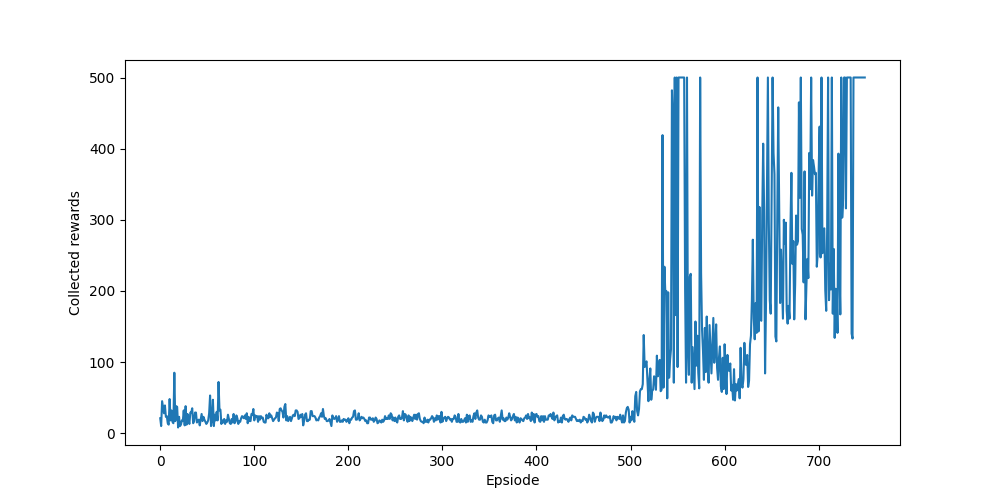

Write the Python code that produced this figure.
# Update package resources to account for version changes.
import importlib, pkg_resources
importlib.reload(pkg_resources)

import tensorflow as tf
import tensorflow_quantum as tfq


import gym, cirq, sympy
import numpy as np
from functools import reduce
from collections import deque, defaultdict
import matplotlib.pyplot as plt
from cirq.contrib.svg import SVGCircuit
tf.get_logger().setLevel('ERROR')

# full_average_list = []
# nmbr_avgs = 10
# for n in range(nmbr_avgs):

#     episode_reward_history_mv_avg = []


# Generating the ring-topology ansatz to encode the data
def one_qubit_rotation(qubit, symbols):
    """
    Returns Cirq gates that apply a rotation of the bloch sphere about the X,
    Y and Z axis, specified by the values in `symbols`.
    """
    return [cirq.rx(symbols[0])(qubit),
            cirq.ry(symbols[1])(qubit),
            cirq.rz(symbols[2])(qubit)]


def entangling_layer(qubits):
    """
    Returns a layer of CZ entangling gates on `qubits` (arranged in a circular topology).
    """
    cz_ops = [cirq.CZ(q0, q1) for q0, q1 in zip(qubits, qubits[1:])]
    cz_ops += ([cirq.CZ(qubits[0], qubits[-1])] if len(qubits) != 2 else [])
    return cz_ops


def generate_circuit(qubits, n_layers):
    """Prepares a data re-uploading circuit on `qubits` with `n_layers` layers."""
    # Number of qubits
    n_qubits = len(qubits)
    
    # Sympy symbols for variational angles
    params = sympy.symbols(f'theta(0:{3*(n_layers+1)*n_qubits})')
    params = np.asarray(params).reshape((n_layers + 1, n_qubits, 3))
    
    # Sympy symbols for encoding angles
    inputs = sympy.symbols(f'x(0:{n_layers})'+f'_(0:{n_qubits})')
    inputs = np.asarray(inputs).reshape((n_layers, n_qubits))
    
    # Define circuit
    circuit = cirq.Circuit()
    for l in range(n_layers):
        # Variational layer
        circuit += cirq.Circuit(one_qubit_rotation(q, params[l, i]) for i, q in enumerate(qubits))
        circuit += entangling_layer(qubits)
        # Encoding layer
        circuit += cirq.Circuit(cirq.rx(inputs[l, i])(q) for i, q in enumerate(qubits))

    # Last varitional layer
    circuit += cirq.Circuit(one_qubit_rotation(q, params[n_layers, i]) for i,q in enumerate(qubits))
    
    return circuit, list(params.flat), list(inputs.flat)


class ReUploadingPQC(tf.keras.layers.Layer):
    """
    Performs the transformation (s_1, ..., s_d) -> (theta_1, ..., theta_N, lmbd[1][1]s_1, ..., lmbd[1][M]s_1,
        ......., lmbd[d][1]s_d, ..., lmbd[d][M]s_d) for d=input_dim, N=theta_dim and M=n_layers.
    An activation function from tf.keras.activations, specified by `activation` ('linear' by default) is
        then applied to all lmbd[i][j]s_i.
    All angles are finally permuted to follow the alphabetical order of their symbol names, as processed
        by the ControlledPQC.
    """

    def __init__(self, qubits, n_layers, observables, activation="linear", name="re-uploading_PQC"):
        super(ReUploadingPQC, self).__init__(name=name)
        self.n_layers = n_layers
        self.n_qubits = len(qubits)

        circuit, theta_symbols, input_symbols = generate_circuit(qubits, n_layers)

        theta_init = tf.random_uniform_initializer(minval=0.0, maxval=np.pi)
        self.theta = tf.Variable(
            initial_value=theta_init(shape=(1, len(theta_symbols)), dtype="float32"),
            trainable=True, name="thetas"
        )
        
        lmbd_init = tf.ones(shape=(self.n_qubits * self.n_layers,))
        self.lmbd = tf.Variable(
            initial_value=lmbd_init, dtype="float32", trainable=True, name="lambdas"
        )
        
        # Define explicit symbol order.
        symbols = [str(symb) for symb in theta_symbols + input_symbols]
        self.indices = tf.constant([symbols.index(a) for a in sorted(symbols)])
        
        self.activation = activation
        self.empty_circuit = tfq.convert_to_tensor([cirq.Circuit()])
        self.computation_layer = tfq.layers.ControlledPQC(circuit, observables)        

    def call(self, inputs):
        # inputs[0] = encoding data for the state.
        batch_dim = tf.gather(tf.shape(inputs[0]), 0)
        tiled_up_circuits = tf.repeat(self.empty_circuit, repeats=batch_dim)
        tiled_up_thetas = tf.tile(self.theta, multiples=[batch_dim, 1])
        tiled_up_inputs = tf.tile(inputs[0], multiples=[1, self.n_layers])
        scaled_inputs = tf.einsum("i,ji->ji", self.lmbd, tiled_up_inputs)
        squashed_inputs = tf.keras.layers.Activation(self.activation)(scaled_inputs)

        joined_vars = tf.concat([tiled_up_thetas, squashed_inputs], axis=1)
        joined_vars = tf.gather(joined_vars, self.indices, axis=1)
        
        return self.computation_layer([tiled_up_circuits, joined_vars])


# ---- Solving the RL problem with a DQN ----

# Defining and rescaling the observables in the paper
class Rescaling(tf.keras.layers.Layer):
    def __init__(self, input_dim):
        super(Rescaling, self).__init__()
        self.input_dim = input_dim
        self.w = tf.Variable(
            initial_value=tf.ones(shape=(1,input_dim)), dtype="float32",
            trainable=True, name="obs-weights")

    def call(self, inputs):
        return tf.math.multiply((inputs+1)/2, tf.repeat(self.w,repeats=tf.shape(inputs)[0],axis=0))


# Defining the Cart Pole problem

n_qubits = 4 # Dimension of the state vectors in CartPole
n_layers = 5 # Number of layers in the PQC
n_actions = 2 # Number of actions in CartPole

qubits = cirq.GridQubit.rect(1, n_qubits)
ops = [cirq.Z(q) for q in qubits]
observables = [ops[0]*ops[1], ops[2]*ops[3]] # Z_0*Z_1 for action 0 and Z_2*Z_3 for action 1


def generate_model_Qlearning(qubits, n_layers, n_actions, observables, target):
    """Generates a Keras model for a data re-uploading PQC Q-function approximator."""

    input_tensor = tf.keras.Input(shape=(len(qubits), ), dtype=tf.dtypes.float32, name='input')
    re_uploading_pqc = ReUploadingPQC(qubits, n_layers, observables, activation='tanh')([input_tensor])
    process = tf.keras.Sequential([Rescaling(len(observables))], name=target*"Target"+"Q-values")
    Q_values = process(re_uploading_pqc)
    model = tf.keras.Model(inputs=[input_tensor], outputs=Q_values)

    return model


def interact_env(state, model, epsilon, n_actions, env):
    # Preprocess state
    state_array = np.array(state) 
    state = tf.convert_to_tensor([state_array])

    # Sample action
    coin = np.random.random()
    if coin > epsilon:
        q_vals = model([state])
        action = int(tf.argmax(q_vals[0]).numpy())
    else:
        action = np.random.choice(n_actions)

    # Apply sampled action in the environment, receive reward and next state
    next_state, reward, done, _ = env.step(action)
    
    interaction = {'state': state_array, 'action': action, 'next_state': next_state.copy(),
                'reward': reward, 'done':float(done)}
    
    return interaction


# Updating the Q-function with a batch of interactions
@tf.function
def Q_learning_update(states, actions, rewards, next_states, done, model, gamma, n_actions):
    states = tf.convert_to_tensor(states)
    actions = tf.convert_to_tensor(actions)
    rewards = tf.convert_to_tensor(rewards)
    next_states = tf.convert_to_tensor(next_states)
    done = tf.convert_to_tensor(done)

    # Compute their target q_values and the masks on sampled actions
    future_rewards = model_target([next_states])
    target_q_values = rewards + (gamma * tf.reduce_max(future_rewards, axis=1)
                                                * (1.0 - done))
    masks = tf.one_hot(actions, n_actions)

    # Train the model on the states and target Q-values
    with tf.GradientTape() as tape:
        tape.watch(model.trainable_variables)
        q_values = model([states])
        q_values_masked = tf.reduce_sum(tf.multiply(q_values, masks), axis=1)
        loss = tf.keras.losses.Huber()(target_q_values, q_values_masked)

    # Backpropagation
    grads = tape.gradient(loss, model.trainable_variables)
    for optimizer, w in zip([optimizer_in, optimizer_var, optimizer_out], [w_in, w_var, w_out]):
        optimizer.apply_gradients([(grads[w], model.trainable_variables[w])])


def tolerant_mean(arrs):
    lens = [len(i) for i in arrs]
    arr = np.ma.empty((np.max(lens), len(arrs)))
    arr.mask = True
    for idx, l in enumerate(arrs):
        arr[:len(l),idx] = l
    return arr.mean(axis = -1), arr.std(axis=-1)


model = generate_model_Qlearning(qubits, n_layers, n_actions, observables, False)
model_target = generate_model_Qlearning(qubits, n_layers, n_actions, observables, True)

model_target.set_weights(model.get_weights())

# Hyperparameters definition
gamma = 0.99
n_episodes = 2000

# Define replay memory
max_memory_length = 10000
replay_memory = deque(maxlen=max_memory_length)

epsilon = 1.0  # Epsilon greedy parameter
epsilon_min = 0.01  # Minimum epsilon greedy parameter
decay_epsilon = 0.99 # Decay rate of epsilon greedy parameter
batch_size = 16
steps_per_update = 10 # Train the model every x steps
steps_per_target_update = 30 # Update the target model every x steps


# Preparing the optimizers
optimizer_in = tf.keras.optimizers.Adam(learning_rate=0.001, amsgrad=True)
optimizer_var = tf.keras.optimizers.Adam(learning_rate=0.001, amsgrad=True)
optimizer_out = tf.keras.optimizers.Adam(learning_rate=0.1, amsgrad=True)

# Assign the model parameters to each optimizer
w_in, w_var, w_out = 1, 0, 2

print("\n\nBefore training loop!\n\n")

# Main training loop
env = gym.make("CartPole-v1")
    
episode_reward_history = []
step_count = 0

for episode in range(n_episodes):

    episode_reward = 0
    state = env.reset()
    
    while True:
        # Interact with env
        interaction = interact_env(state, model, epsilon, n_actions, env)
        
        # Store interaction in the replay memory
        replay_memory.append(interaction)
        
        state = interaction['next_state']
        episode_reward += interaction['reward']
        step_count += 1
        
        # Update model
        if step_count % steps_per_update == 0:
            # Sample a batch of interactions and update Q_function
            training_batch = np.random.choice(replay_memory, size=batch_size)
            Q_learning_update(np.asarray([x['state'] for x in training_batch]),
                            np.asarray([x['action'] for x in training_batch]),
                            np.asarray([x['reward'] for x in training_batch], dtype=np.float32),
                            np.asarray([x['next_state'] for x in training_batch]),
                            np.asarray([x['done'] for x in training_batch], dtype=np.float32),
                            model, gamma, n_actions)
        
        # Update target model
        if step_count % steps_per_target_update == 0:
            model_target.set_weights(model.get_weights())
        
        # Check if the episode is finished
        if interaction['done']:
            break

    # Decay epsilon
    epsilon = max(epsilon * decay_epsilon, epsilon_min)
    episode_reward_history.append(episode_reward)

    if (episode+1)%10 == 0:
        avg_rewards = np.mean(episode_reward_history[-10:])
        # episode_reward_history_mv_avg.append(np.mean(episode_reward_history[-10:]))
        print("Episode {}/{}, average last 10 rewards {}".format(
            episode+1, n_episodes, avg_rewards))
        if avg_rewards >= 30.0: # 500.0
            break
    
# full_average_list.append(episode_reward_history_mv_avg)

# np.savetxt("reward_history_mv_avg_" + str(n) + ".txt", episode_reward_history_mv_avg)

# print("\n\nFull average list: {}\n\n".format(full_average_list))

def cast_to_probability(arr):
    max_val = np.max(arr)
    min_val = np.min(arr)

    new_arr = []
    for i in range(len(arr)):
        new_element = (arr[i] - min_val) / (max_val - min_val)
        new_arr.append(new_element)

    return np.array(new_arr)


from PIL import Image
import os
os.environ["SDL_VIDEODRIVER"] = "dummy"

state_bounds = np.array([2.4, 2.5, 0.21, 2.5])

env = gym.make('CartPole-v1')
state = env.reset()
frames = []
for t in range(500):
    im = Image.fromarray(env.render(mode='rgb_array'))
    frames.append(im)
    policy = model([tf.convert_to_tensor([state/state_bounds])])
    action = np.random.choice(n_actions, p=policy.numpy()[0])
    state, _, done, _ = env.step(action)
    if done:
        break
env.close()
frames[1].save('./images/gym_CartPole.gif',
               save_all=True, append_images=frames[2:], optimize=False, duration=40, loop=0)



# y, error = tolerant_mean(full_average_list)
# x = np.arange(len(y))

# print("\n\Y, Err: {} \n\n {}\n\n".format(y, error))

# # Saving the resulting plots
# plt.figure(figsize=(10,5))
# plt.fill_between(x, y - error, y + error, alpha=0.2, label='error band')
# plt.plot(y)
# plt.xlabel('Episode')
# plt.ylabel('Average of collected rewards')
# # ax.plot(np.arange(len(y))+1, y, color='green')
# plt.savefig("quantum_dqn_avg_10_500.png")

## TODO: we're taking the "ensemble" average of moving averages over the episodes
# is it better to do like that or taking the avgs directly? !!!